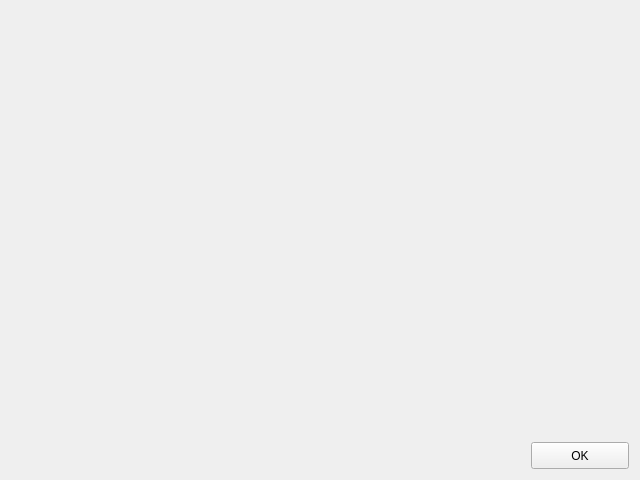
<?xml version="1.0" encoding="UTF-8"?>
<ui version="4.0">
 <class>Help</class>
 <widget class="QWidget" name="Help">
  <property name="geometry">
   <rect>
    <x>0</x>
    <y>0</y>
    <width>640</width>
    <height>480</height>
   </rect>
  </property>
  <property name="minimumSize">
   <size>
    <width>640</width>
    <height>480</height>
   </size>
  </property>
  <property name="maximumSize">
   <size>
    <width>640</width>
    <height>480</height>
   </size>
  </property>
  <property name="windowTitle">
   <string>Instruções</string>
  </property>
  <layout class="QGridLayout" name="gridLayout">
   <item row="0" column="0" colspan="2">
    <widget class="HelpView" name="widget" native="true"/>
   </item>
   <item row="1" column="0">
    <spacer name="horizontalSpacer">
     <property name="orientation">
      <enum>Qt::Horizontal</enum>
     </property>
     <property name="sizeHint" stdset="0">
      <size>
       <width>515</width>
       <height>20</height>
      </size>
     </property>
    </spacer>
   </item>
   <item row="1" column="1">
    <widget class="QPushButton" name="pushButton">
     <property name="minimumSize">
      <size>
       <width>98</width>
       <height>27</height>
      </size>
     </property>
     <property name="text">
      <string>OK</string>
     </property>
    </widget>
   </item>
  </layout>
 </widget>
 <customwidgets>
  <customwidget>
   <class>HelpView</class>
   <extends>QWidget</extends>
   <header location="global">HelpView.h</header>
   <container>1</container>
  </customwidget>
 </customwidgets>
 <resources/>
 <connections>
  <connection>
   <sender>pushButton</sender>
   <signal>pressed()</signal>
   <receiver>Help</receiver>
   <slot>close()</slot>
   <hints>
    <hint type="sourcelabel">
     <x>584</x>
     <y>454</y>
    </hint>
    <hint type="destinationlabel">
     <x>264</x>
     <y>442</y>
    </hint>
   </hints>
  </connection>
 </connections>
</ui>
